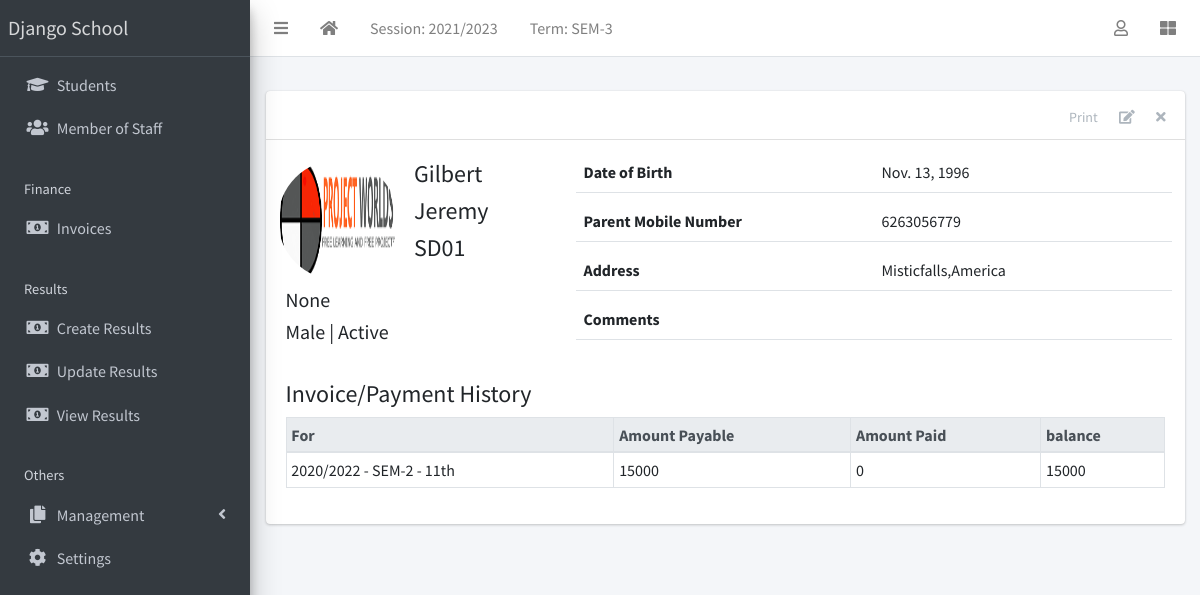
The page /student/1/ (signed in) on the database its author committed.
### apps/corecode/models.py (models this page shows, shortened)
class AcademicSession(models.Model):
    name = models.CharField(max_length=200, unique=True)
    current = models.BooleanField(default=True)
    class Meta:
        ordering = ["-name"]
    def __str__(self):
        return self.name

class AcademicTerm(models.Model):
    name = models.CharField(max_length=20, unique=True)
    current = models.BooleanField(default=True)
    class Meta:
        ordering = ["name"]
    def __str__(self):
        return self.name

class SiteConfig(models.Model):
    key = models.SlugField()
    value = models.CharField(max_length=200)

class StudentClass(models.Model):
    name = models.CharField(max_length=200, unique=True)
    class Meta:
        verbose_name = "Class"
        verbose_name_plural = "Classes"
        ordering = ["name"]
    def __str__(self):
        return self.name

### apps/students/models.py (models this page shows, shortened)
class Student(models.Model):
    STATUS_CHOICES = [("active", "Active"), ("inactive", "Inactive")]
    GENDER_CHOICES = [("male", "Male"), ("female", "Female")]
    current_status = models.CharField(
        max_length=10, choices=STATUS_CHOICES, default="active"
    )
    registration_number = models.CharField(max_length=200, unique=True)
    surname = models.CharField(max_length=200)
    firstname = models.CharField(max_length=200)
    other_name = models.CharField(max_length=200, blank=True)
    gender = models.CharField(max_length=10, choices=GENDER_CHOICES, default="male")
    date_of_birth = models.DateField(default=timezone.now)
    current_class = models.ForeignKey(
        StudentClass, on_delete=models.SET_NULL, blank=True, null=True
    )
    date_of_admission = models.DateField(default=timezone.now)
    mobile_num_regex = RegexValidator(
        regex="^[0-9]{10,15}$", message="Entered mobile number isn't in a right format!"
    )
    parent_mobile_number = models.CharField(
        validators=[mobile_num_regex], max_length=13, blank=True
    )
    address = models.TextField(blank=True)
    others = models.TextField(blank=True)
    passport = models.ImageField(blank=True, upload_to="students/passports/")
    class Meta:
        ordering = ["surname", "firstname", "other_name"]

### apps/finance/models.py (models this page shows, shortened)
class Invoice(models.Model):
    student = models.ForeignKey(Student, on_delete=models.CASCADE)
    session = models.ForeignKey(AcademicSession, on_delete=models.CASCADE)
    term = models.ForeignKey(AcademicTerm, on_delete=models.CASCADE)
    class_for = models.ForeignKey(StudentClass, on_delete=models.CASCADE)
    balance_from_previous_term = models.IntegerField(default=0)
    status = models.CharField(
        max_length=20,
        choices=[("active", "Active"), ("closed", "Closed")],
        default="active",
    )
    class Meta:
        ordering = ["student", "term"]
    def balance(self):
        payable = self.total_amount_payable()
        paid = self.total_amount_paid()
        return payable - paid
    def amount_payable(self):
        items = InvoiceItem.objects.filter(invoice=self)
        total = 0
        for item in items:
            total += item.amount
        return total
    def total_amount_payable(self):
        return self.balance_from_previous_term + self.amount_payable()
    def total_amount_paid(self):
        receipts = Receipt.objects.filter(invoice=self)
        amount = 0
        for receipt in receipts:
            amount += receipt.amount_paid
        return amount

### apps/students/views.py (the view)
# urls.py: path("<int:pk>/", StudentDetailView.as_view(), name="student-detail"),
class StudentDetailView(LoginRequiredMixin, DetailView):
    model = Student
    template_name = "students/student_detail.html"
    def get_context_data(self, **kwargs):
        context = super(StudentDetailView, self).get_context_data(**kwargs)
        context["payments"] = Invoice.objects.filter(student=self.object)
        return context

### apps/corecode/context_processors.py (called while the page is built)
def site_defaults(request):
    current_session = AcademicSession.objects.get(current=True)
    current_term = AcademicTerm.objects.get(current=True)
    vals = SiteConfig.objects.all()
    contexts = {
        "current_session": current_session.name,
        "current_term": current_term.name,
    }
    for val in vals:
        contexts[val.key] = val.value
    return contexts

### apps/students/templates/students/student_detail.html (shortened to what this page needs)
{% extends 'base.html' %}
{% load static %}
{% block content-header %}
<div class="card-header">
  <div class="card-tools">
    <a href="#" class="btn btn-tool">Print</a>
    <a href="{% url 'student-update' object.id %}" class="btn btn-tool">
      <i class="fas fa-edit"></i>
    </a>
    <a href="{% url 'student-delete' object.id %}" class="btn btn-tool">
      <i class="fas fa-times"></i>
    </a>
  </div>
</div>
{% endblock content-header %}
{% block content %}
    <div class="row mb-4">
      <div class="col-sm-4">
        <div class="row mb-2">
          {% if object.passport %}
            <img
              src="{{ object.passport.url }}"
              class="float-left rounded-circle mr-3" style="width: 120px; height: 120px;">
          {% else %}
            <img
              src="{% static 'dist/img/avatar.png' %}"
              class="float-left rounded-circle mr-3" style="width: 120px; height: 120px;">
          {% endif %}
          <div class="float-right">
            <h4>{{ object.surname }} </h4>
            <h4>{{ object.firstname }} </h4>
            <h4>{{ object.registration_number }} </h4>
          </div>
        </div>
        <h5>{{ object.current_class }} </h5>
        <h5>{{ object.get_gender_display }} | {{ object.get_current_status_display }}</h5>
      </div>
      <div class="col-sm-8">
        <div>
          <div class="form-group border-bottom row">
            <label class="col">
              Date of Birth
            </label>
            <div class="col">
              {{ object.date_of_birth }}
            </div>
          </div>
          <div class="form-group border-bottom row">
            <label class="col">
              Parent Mobile Number
            </label>
            <div class="col">
              {{ object.parent_mobile_number}}
            </div>
          </div>
          <div class="form-group border-bottom row">
            <label class="col">
              Address
            </label>
            <div class="col">
              {{ object.address }}
            </div>
          </div>
          <div class="form-group border-bottom row">
            <label class="col">
              Comments
            </label>
            <div class="col">
            </div>
          </div>
        </div>
      </div>
    </div>
    <h4>Invoice/Payment History</h4>
    {% if payments %}
      <table class="table table-sm table-bordered table-hover">
        <thead class="thead-light">
          <tr>
            <th>For</th>
            <th>Amount Payable</th>
            <th>Amount Paid</th>
            <th>balance</th>
          </tr>
        </thead>
        <tbody>
          {% for payment in payments %}
            <tr class='clickable-row' data-href="{% url 'invoice-detail' payment.id %}">
              <td>{{payment.session}} - {{payment.term}} - {{ payment.class_for}}</td>
              <td>{{payment.total_amount_payable}}</td>
              <td>{{payment.total_amount_paid}}</td>
              <td>{{payment.balance}}</td>
            </tr>
          {% endfor %}
        </tbody>
      </table>
    {% else %}
        <p>There are no payment history for {{object}}</p>
    {% endif %}
{% endblock content %}

### templates/base.html (shortened to what this page needs)
{% load static %}
<!DOCTYPE html>
<html lang="en">
<head>
  <link rel="stylesheet" href="{% static 'plugins/fontawesome-free/css/all.min.css' %}">
  <link rel="stylesheet" href="{% static 'plugins/toastr/toastr.min.css' %}">
  <link rel="stylesheet"
    href="{% static 'plugins/overlayScrollbars/css/OverlayScrollbars.min.css' %}">
  <link rel="stylesheet" href="{% static 'plugins/Datatables/datatables.min.css' %}" />
  <link rel="stylesheet" href="{% static 'dist/css/adminlte.min.css' %}">
</head>
<body
  class="hold-transition sidebar-mini layout-fixed layout-navbar-fixed layout-footer-fixed">
  <div class="wrapper">
    <nav class="main-header navbar navbar-expand navbar-white navbar-light">
      <ul class="navbar-nav">
        <li class="nav-item">
          <a class="nav-link" data-widget="pushmenu" href="#" role="button"><i
              class="fas fa-bars"></i></a>
        </li>
        <li class="nav-item d-none d-sm-inline-block">
          <a href="{% url 'home' %} " class="nav-link"><i class="fa fa-home"></i></a>
        </li>
        <li class="nav-item d-none d-sm-inline-block">
          <a href="{% url 'current-session' %}" class="nav-link">Session: {{ current_session }}</a>
        </li>
        <li class="nav-item d-none d-sm-inline-block">
          <a href="{% url 'current-session' %}" class="nav-link">Term: {{ current_term }}</a>
        </li>
      </ul>
      <ul class="navbar-nav ml-auto">
        <li class="nav-item dropdown">
          <a class="nav-link" data-toggle="dropdown" href="#">
            <i class="far fa-user"></i>
          </a>
        </li>
        <li class="nav-item">
          <a class="nav-link" data-widget="control-sidebar" data-slide="true"
            href="#" role="button"><i class="fas fa-th-large"></i></a>
        </li>
      </ul>
    </nav>
    <aside class="main-sidebar sidebar-dark-primary elevation-4">
      <a href="{% url 'home' %}" class="brand-link">{{ school_name | default:"MySchool" }}</a>
      <div class="sidebar">
        <nav class="mt-2">
          <ul class="nav nav-pills nav-sidebar flex-column"
            data-widget="treeview" role="menu" data-accordion="false">
            <li class="nav-item">
              <a href="{% url 'student-list' %}" class="nav-link">
                <i class="nav-icon fas fa-graduation-cap"></i>
                <p>
                  Students
                </p>
              </a>
            </li>
            <li class="nav-item">
              <a href="{% url 'staff-list' %}" class="nav-link">
                <i class="nav-icon fas fa-users"></i>
                <p>
                  Member of Staff
                </p>
              </a>
            </li>
            <li class="nav-header">Finance</li>
            <li class="nav-item">
              <a href="{% url 'invoice-list' %}" class="nav-link">
                <i class="nav-icon fas fa-money-bill-alt"></i>
                <p>
                  Invoices
                </p>
              </a>
            </li>
            <li class="nav-header">Results</li>
            <li class="nav-item">
              <a href="{% url 'create-result' %}" class="nav-link">
                <i class="nav-icon fas fa-money-bill-alt"></i>
                <p>
                  Create Results
                </p>
              </a>
            </li>
            <li class="nav-item">
              <a href="{% url 'edit-results' %}" class="nav-link">
                <i class="nav-icon fas fa-money-bill-alt"></i>
                <p>
                  Update Results
                </p>
              </a>
            </li>
            <li class="nav-item">
              <a href="{% url 'view-results' %}" class="nav-link">
                <i class="nav-icon fas fa-money-bill-alt"></i>
                <p>
                  View Results
                </p>
              </a>
            </li>
            <li class="nav-header">Others</li>
            <li class="nav-item has-treeview">
              <a href="#" class="nav-link">
                <i class="nav-icon fas fa-copy"></i>
                <p>
                  Management
                  <i class="fas fa-angle-left right"></i>
                </p>
              </a>
            </li>
            <li class="nav-item">
              <a href="{% url 'configs' %}" class="nav-link">
                <i class="nav-icon fas fa-cog"></i>
                <p>
                  Settings
                </p>
              </a>
            </li>
          </ul>
        </nav>
      </div>
    </aside>
    <div class="content-wrapper">
      <section class="content-header">
      </section>
      <section class="content">
        <div class="container-fluid">
          <div class="row">
            <div class="col-md-12">
              {% block fullcard %}
              <div class="card">
                {% block content-header %}{% endblock content-header %}
                <div class="card-body">
                  <div class="row">
                    <div class="col">
                      {% block content %}
                      {% endblock content %}
                    </div>
                  </div>
                </div>
              </div>
              {% endblock fullcard %}
            </div>
          </div>
        </div>
      </section>
    </div>
  </div>
</body>
</html>

### rows shown on the page
AcademicSession: name "2021/2023"
AcademicTerm: name "SEM-3"
SiteConfig: value "Django School"
Student: passport (picture), surname "Gilbert", firstname "Jeremy", registration_number "SD01", current_class "None", gender "Male", current_status "Active", date_of_birth "Nov. 13, 1996", parent_mobile_number "6263056779", address "Misticfalls,America"
Invoice: session "2020/2022", term "SEM-2", class_for "11th", total_amount_payable "15000", total_amount_paid "0", balance "15000"
